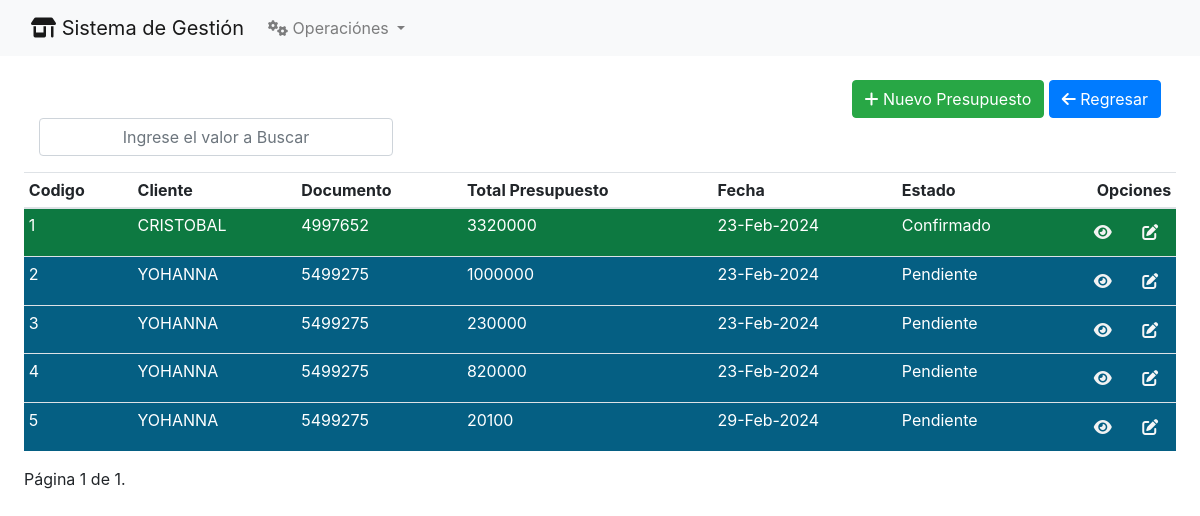
The page /presupuesto/ on the database its author committed.
### PresupuestoCliente/models.py (models this page shows)
class PresupuestoCliente(models.Model):
    cliente =  models.ForeignKey(Clientes, on_delete = models.PROTECT)
    fecha = models.DateTimeField(blank = True, null = True)
    total_presupuesto = models.FloatField()
    estado_presupuesto = models.CharField(max_length=1, default = 'P')
    estado = models.BooleanField(default = True)

### Clientes/models.py (models this page shows, shortened)
class Clientes(models.Model):
    class Meta:
        verbose_name_plural = 'Clientes'
    nombre =  models.CharField(max_length = 250)
    apellido = models.CharField(max_length = 250)
    documento = models.CharField(max_length = 250, unique=True)
    direccion =  models.CharField(max_length = 250)
    telefono = models.CharField(max_length = 250)
    correo =  models.CharField(max_length = 250)
    observacion =  models.CharField(max_length = 250)
    estado =  models.CharField(max_length = 250)

### PresupuestoCliente/views.py (the view)
# urls.py: path('', index_presupuesto, name='presupuesto'),
def index_presupuesto(request):
    presupuesto_list = PresupuestoCliente.objects.all().order_by("id")
    paginator = Paginator(presupuesto_list, 10)
    page_number = request.GET.get('page')
    page_obj = paginator.get_page(page_number)
    final_page_number = paginator.num_pages - 1
    template = "index_presupuesto.html"
    context = {"titulo": "Presupuestos", "presupuesto": page_obj, "final_page_number": final_page_number}
    return render(request, template, context)

### PresupuestoCliente/templates/index_presupuesto.html (shortened to what this page needs)
{% extends 'home.html' %}
{% block content %}
<div class="p-4">
    <div class="col d-flex justify-content-end">
        <a href="{%url 'crear_presupuesto'%}" class="btn btn-success"> <i class="fa-solid fa-plus"></i> Nuevo Presupuesto</a>
        <a href="{% url 'home' %}" class="btn btn-primary"> <i class="fa-solid fa-arrow-left"></i> Regresar</a>
    </div>
    <table class="table table-sm  ">
        <div class="col-md-4 mb-3 d-flex justify-content-end">
            <input type="text" class="form-control text-center" id="buscarCliente"
                placeholder="Ingrese el valor a Buscar">
        </div>
        <thead>
            <tr>
                <th scope="col">Codigo</th>
                <th scope="col">Cliente</th>
                <th scope="col">Documento</th>
                <th scope="col">Total Presupuesto</th>
                <th scope="col">Fecha</th>
                <th scope="col">Estado</th>
                <th style="text-align: right;width: 10%;" scope="col">Opciones</th>
            </tr>
        </thead>
        <tbody>
            {% if presupuesto %}
            {% for pre in presupuesto %}
            <tr style="background-color: {% if pre.estado_presupuesto == 'P' %}#055F83{% elif pre.estado_presupuesto == 'C' %}#0D7941{% elif pre.estado_presupuesto == 'D' %}#830F05{% endif %};color:white;">
                <td> {{pre.id}} </td>
                <td> {{pre.cliente.nombre}} </td>
                <td> {{pre.cliente.documento}} </td>
                <td>{{ pre.total_presupuesto|floatformat:"0" }}</td>
                <td> {{pre.fecha|date:'d-M-Y'}} </td>
                <td>
                    {% if pre.estado_presupuesto == 'P' %}
                      Pendiente
                    {% elif pre.estado_presupuesto == 'C' %}
                      Confirmado
                    {% elif pre.estado_presupuesto == 'D' %}
                      Anulado
                    {% endif %}
                  </td>
                <td style="text-align: right;">
                    <a href="detallePresupuesto/{{pre.id}}/" title="Ver Detalles del Presupuesto" class="btn btn-ligth"><i class="fa-solid fa-eye" style="color: #f2f2f2;"></i></a>
                    <a href="modificar_cliente/{{cli.id}}/" title="Editar Estado del Presupuesto" class="btn btn-ligth"><i class="fa-solid fa-pen-to-square" style="color: #f7f7f7;"></i></a>
                </td>
            </tr>
            {% endfor %}
            {% else %}
            <tr style="background-color: gainsboro;text-align: center;">
                <td colspan="7">Sin Registros</td>
            </tr>
            {% endif %}
        </tbody>
    </table>
    <div class="pagination">
        <span class="step-links">
            <span class="current">
                P&aacute;gina {{presupuesto.number}} de {{presupuesto.paginator.num_pages}}.
            </span>
        </span>
    </div>
{% endblock %}

### rows shown on the page
PresupuestoCliente: id "1", cliente.nombre "CRISTOBAL", cliente.documento "4997652", total_presupuesto "3320000", fecha "23-Feb-2024", estado_presupuesto "Confirmado"
PresupuestoCliente: id "2", cliente.nombre "YOHANNA", cliente.documento "5499275", total_presupuesto "1000000", fecha "23-Feb-2024", estado_presupuesto "Pendiente"
PresupuestoCliente: id "3", cliente.nombre "YOHANNA", cliente.documento "5499275", total_presupuesto "230000", fecha "23-Feb-2024", estado_presupuesto "Pendiente"
PresupuestoCliente: id "4", cliente.nombre "YOHANNA", cliente.documento "5499275", total_presupuesto "820000", fecha "23-Feb-2024", estado_presupuesto "Pendiente"
PresupuestoCliente: id "5", cliente.nombre "YOHANNA", cliente.documento "5499275", total_presupuesto "20100", fecha "29-Feb-2024", estado_presupuesto "Pendiente"

### other values the page prints
{{ presupuesto.number }} "1"
{{ presupuesto.paginator.num_pages }} "1"
